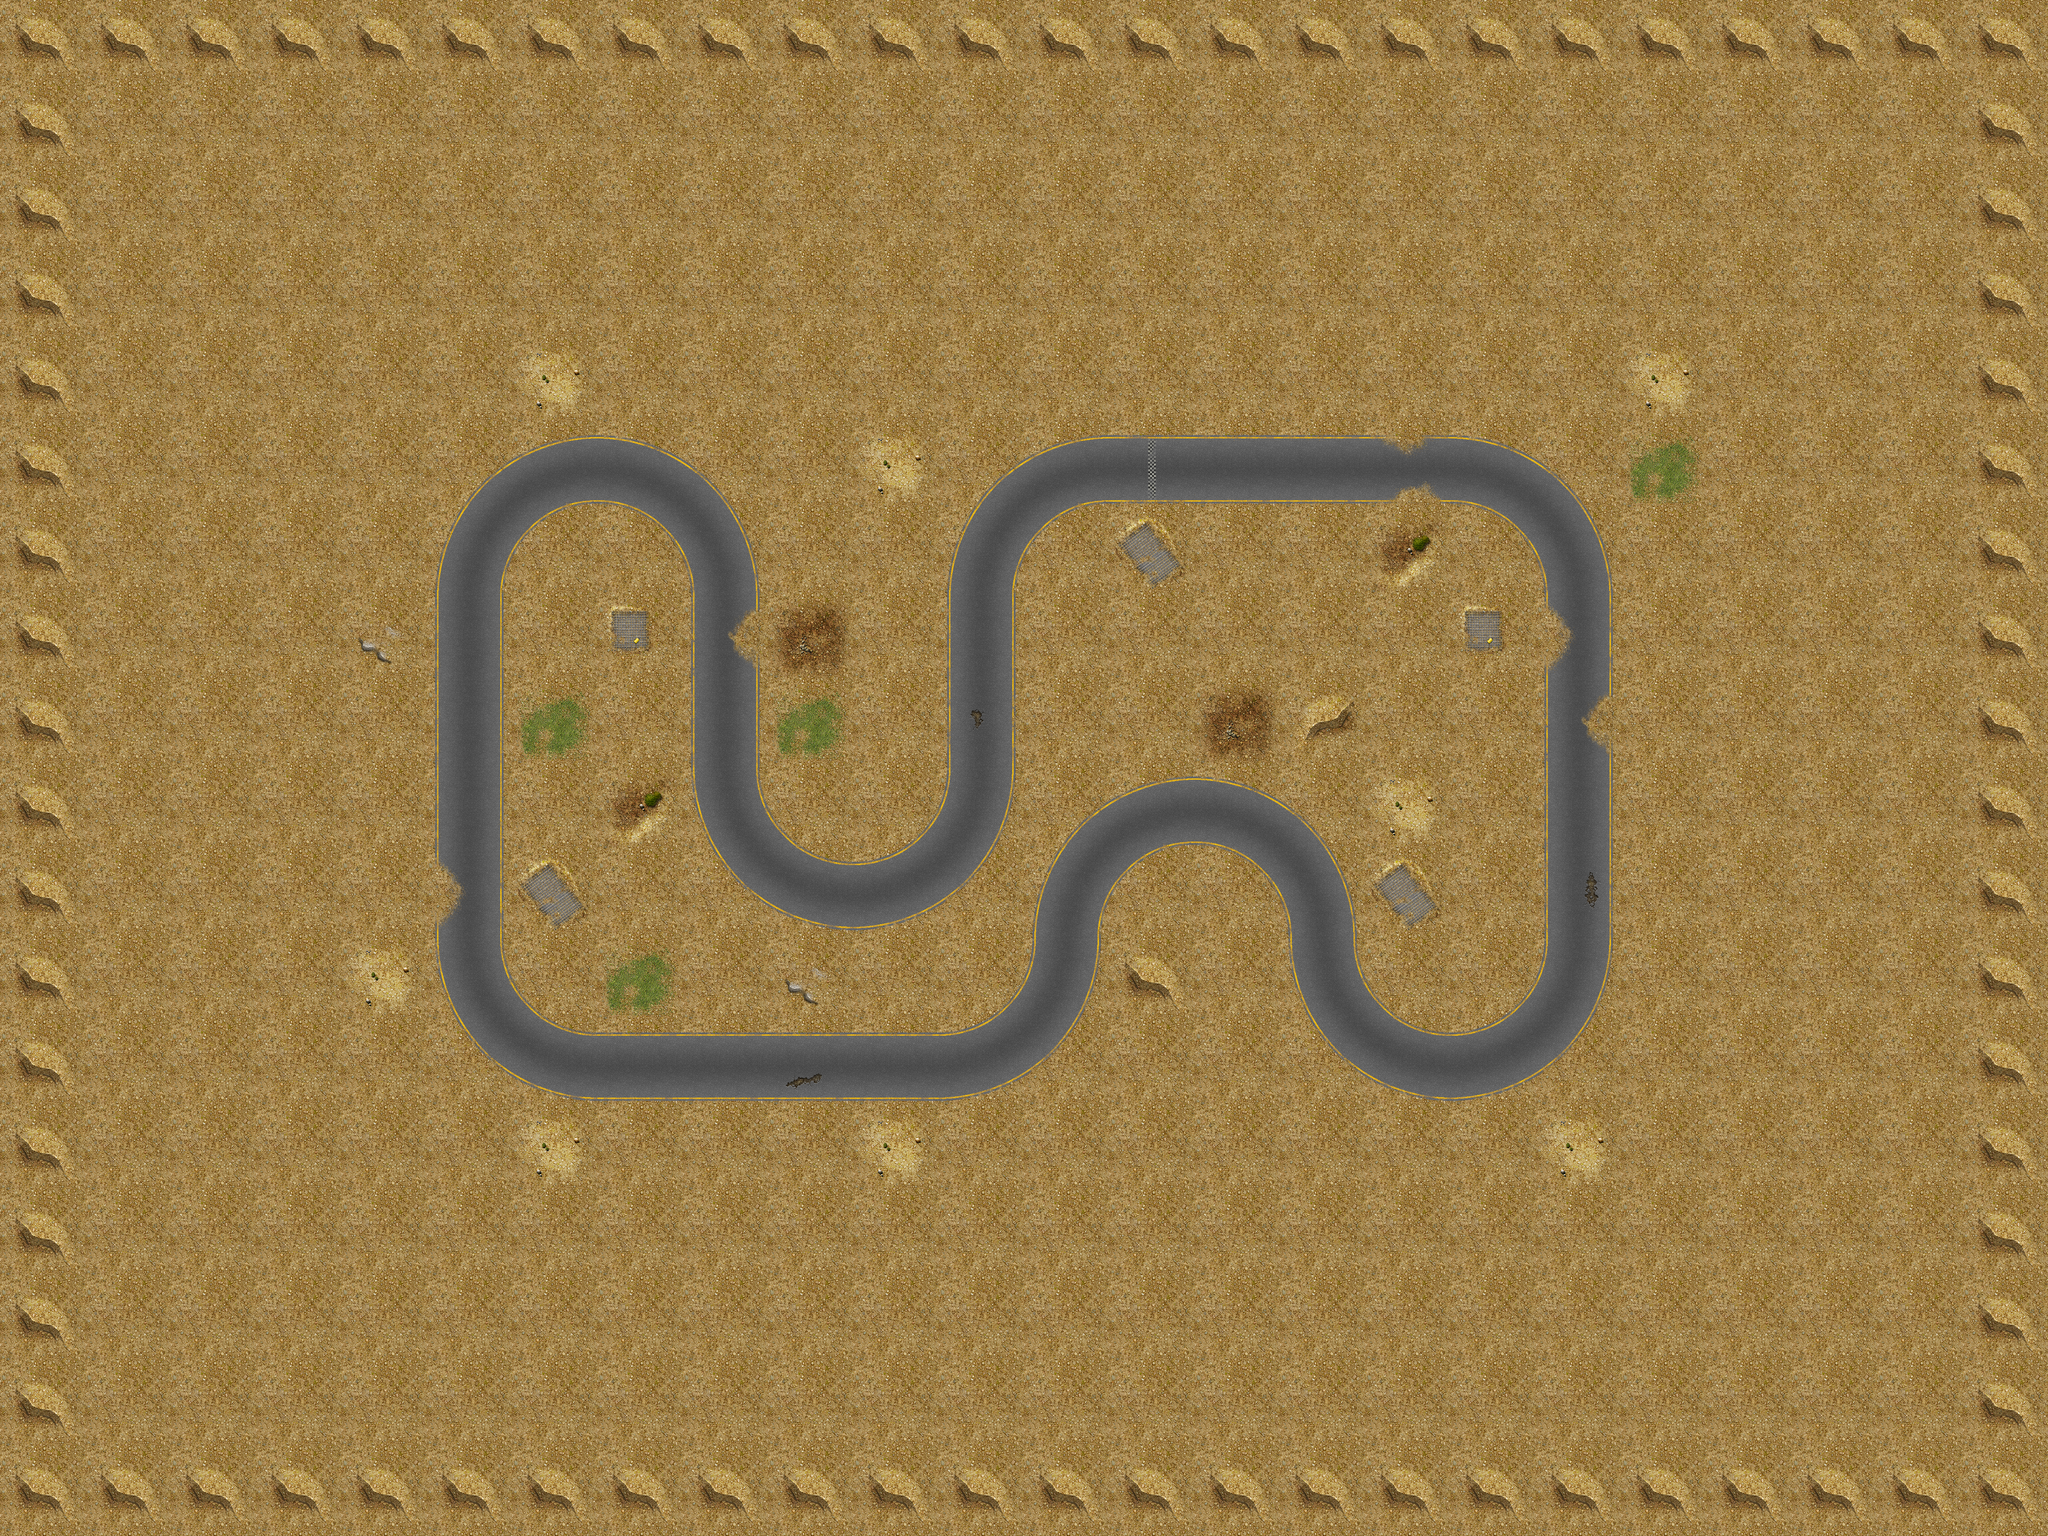

This is a level from a 2D game, rendered from its Tiled map with the project's own tilesets. A one-line summary and the map file follow, with tile-layer data summarised:
An orthogonal 24x18 tile map with 224x224 px tiles, 1 tile layer (track) and 154 objects (22x tree-6, 6x tree-9, 4x palm, 2x tree-5, 2x tree-7, ...).

<map height="18" orientation="orthogonal" tileheight="224" tilewidth="224" version="1.0" width="24">
 <properties><property name="blended tiles" value="" />
  <property name="name" value="Long and fun" />
 </properties>
 <tileset firstgid="1" name="desert" tileheight="224" tilewidth="224">
  <image height="2464" source="tilesets/desert/224.png" width="896" />
 </tileset>
 <layer height="18" name="track" width="24">
  <data>[432 cells, 432 non-empty, 35 distinct tile ids]</data>
 </layer>
 <objectgroup color="#00ff00" height="18" name="static-meshes" visible="0" width="24" />
 <objectgroup color="#55ffff" height="18" name="trees-" visible="0" width="24">
  <object height="68" name="palm" type="palm" width="61" x="1778" y="1480">
   <properties>
    <property name="scale" value="4" />
   </properties>
  </object>
  <object height="68" name="palm" type="palm" width="61" x="2212" y="1495">
   <properties>
    <property name="scale" value="5" />
   </properties>
  </object>
  <object height="68" name="palm" type="palm" width="61" x="2008" y="1577">
   <properties>
    <property name="scale" value="5" />
   </properties>
  </object>
  <object height="68" name="palm" type="palm" width="61" x="1449" y="1708">
   <properties>
    <property name="scale" value="5" />
   </properties>
  </object>
 </objectgroup>
 <objectgroup color="#55ffff" height="18" name="trees" width="24">
  <object height="68" name="tree-2" type="tree-2" width="61" x="3701" y="2071">
   <properties>
    <property name="scale" value="2" />
   </properties>
  </object>
  <object height="68" name="tree-5" type="tree-5" width="61" x="1908" y="2568">
   <properties>
    <property name="scale" value="4" />
   </properties>
  </object>
  <object height="68" name="tree-6" type="tree-6" width="61" x="1437" y="1589">
   <properties>
    <property name="scale" value="4" />
   </properties>
  </object>
  <object height="68" name="tree-7" type="tree-7" width="61" x="3569" y="1892">
   <properties>
    <property name="scale" value="4" />
   </properties>
  </object>
  <object height="68" name="tree-6" type="tree-6" width="61" x="3114" y="2470">
   <properties>
    <property name="scale" value="5" />
   </properties>
  </object>
  <object height="68" name="tree-9" type="tree-9" width="61" x="2876" y="1631">
   <properties>
    <property name="scale" value="5" />
   </properties>
  </object>
  <object height="68" name="tree-9" type="tree-9" width="61" x="1544" y="2190">
   <properties>
    <property name="scale" value="5" />
   </properties>
  </object>
  <object height="68" name="tree-7" type="tree-7" width="61" x="2236" y="1938">
   <properties>
    <property name="scale" value="4" />
   </properties>
  </object>
  <object height="68" name="tree-1" type="tree-1" width="61" x="2481" y="1189">
   <properties>
    <property name="scale" value="1.25" />
   </properties>
  </object>
  <object height="68" name="tree-5" type="tree-5" width="61" x="4210" y="1115">
   <properties>
    <property name="scale" value="3" />
   </properties>
  </object>
  <object height="68" name="tree-6" type="tree-6" width="61" x="1910" y="1217">
   <properties>
    <property name="scale" value="4" />
   </properties>
  </object>
  <object height="68" name="tree-9" type="tree-9" width="61" x="1700" y="2428">
   <properties>
    <property name="scale" value="5" />
   </properties>
  </object>
  <object height="68" name="tree-9" type="tree-9" width="61" x="2180" y="1534">
   <properties>
    <property name="scale" value="5" />
   </properties>
  </object>
  <object height="68" name="tree-9" type="tree-9" width="61" x="3187" y="1741">
   <properties>
    <property name="scale" value="5" />
   </properties>
  </object>
  <object height="68" name="tree-9" type="tree-9" width="61" x="3244" y="1551">
   <properties>
    <property name="scale" value="5" />
   </properties>
  </object>
  <object height="68" name="tree-6" type="tree-6" width="61" x="2947" y="2659">
   <properties>
    <property name="scale" value="5" />
   </properties>
  </object>
  <object height="68" name="tree-6" type="tree-6" width="61" x="3323" y="2762">
   <properties>
    <property name="scale" value="5" />
   </properties>
  </object>
  <object height="68" name="tree-6" type="tree-6" width="61" x="3069" y="1514">
   <properties>
    <property name="scale" value="5" />
   </properties>
  </object>
  <object height="68" name="tree-6" type="tree-6" width="61" x="3390" y="1726">
   <properties>
    <property name="scale" value="5" />
   </properties>
  </object>
  <object height="68" name="tree-6" type="tree-6" width="61" x="3675" y="1686">
   <properties>
    <property name="scale" value="5" />
   </properties>
  </object>
  <object height="68" name="tree-6" type="tree-6" width="61" x="1593" y="1856">
   <properties>
    <property name="scale" value="5" />
   </properties>
  </object>
  <object height="68" name="tree-6" type="tree-6" width="61" x="2187" y="1177">
   <properties>
    <property name="scale" value="5" />
   </properties>
  </object>
  <object height="68" name="tree-6" type="tree-6" width="61" x="1153" y="1089">
   <properties>
    <property name="scale" value="5" />
   </properties>
  </object>
  <object height="68" name="tree-6" type="tree-6" width="61" x="2172" y="2498">
   <properties>
    <property name="scale" value="5" />
   </properties>
  </object>
  <object height="68" name="tree-6" type="tree-6" width="61" x="2435" y="2486">
   <properties>
    <property name="scale" value="5" />
   </properties>
  </object>
  <object height="68" name="tree-6" type="tree-6" width="61" x="2756" y="1992">
   <properties>
    <property name="scale" value="5" />
   </properties>
  </object>
  <object height="68" name="tree-6" type="tree-6" width="61" x="2950" y="1817">
   <properties>
    <property name="scale" value="5" />
   </properties>
  </object>
  <object height="68" name="tree-6" type="tree-6" width="61" x="1647" y="1041">
   <properties>
    <property name="scale" value="5" />
   </properties>
  </object>
  <object height="68" name="tree-6" type="tree-6" width="61" x="2914" y="1035">
   <properties>
    <property name="scale" value="5" />
   </properties>
  </object>
  <object height="68" name="tree-6" type="tree-6" width="61" x="3493" y="1617">
   <properties>
    <property name="scale" value="5" />
   </properties>
  </object>
  <object height="68" name="tree-6" type="tree-6" width="61" x="3835" y="1101">
   <properties>
    <property name="scale" value="5" />
   </properties>
  </object>
  <object height="68" name="tree-6" type="tree-6" width="61" x="3435" y="1083">
   <properties>
    <property name="scale" value="5" />
   </properties>
  </object>
  <object height="68" name="tree-6" type="tree-6" width="61" x="4315" y="1491">
   <properties>
    <property name="scale" value="5" />
   </properties>
  </object>
  <object height="68" name="tree-6" type="tree-6" width="61" x="4330" y="2091">
   <properties>
    <property name="scale" value="5" />
   </properties>
  </object>
 </objectgroup>
 <objectgroup color="#ffff00" height="18" name="lights" width="24">
  <object height="21" width="27" x="2200" y="1813" />
  <object height="21" width="27" x="1572" y="1576" />
  <object height="21" width="27" x="1841" y="1207" />
  <object height="21" width="27" x="2810" y="1125" />
  <object height="21" width="27" x="2664" y="1703" />
  <object height="21" width="27" x="2431" y="2408" />
  <object x="1748" y="2928" />
  <object x="1708" y="2402" />
  </objectgroup>
 <objectgroup color="#a40002" height="18" name="walls" width="24">
  <!-- 26 objects omitted --></objectgroup>
 <objectgroup color="#e5f100" height="18" name="sectors" visible="0" width="24">
  <!-- 40 objects omitted --></objectgroup>
 <objectgroup color="#e3e600" height="18" name="route" visible="0" width="24">
  <!-- 1 objects omitted --></objectgroup>
</map>
<!-- 108 of 154 objects omitted -->
